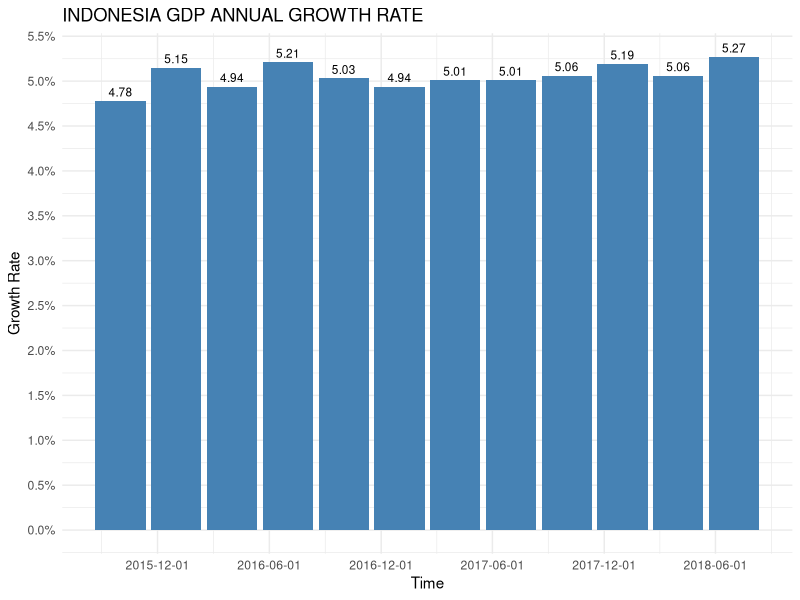

R code for this plot:
## ---- chunk 1
library(ggplot2)
data <- data.frame(time = seq(ISOdate(2015,10,1), ISOdate(2018,7,1), length.out = 12),
                   value = c(4.78,5.15,4.94,5.21,5.03, 4.94, 5.01, 5.01, 5.06, 5.19, 5.06, 5.27)/100)

ggplot(data, aes(time,value,label = value*100)) +
  geom_bar(stat = "identity", fill = "steelblue") + 
  xlab("Time") +
  ylab("Growth Rate") + 
  theme_minimal() +
  scale_y_continuous(breaks = seq(0, 0.06, by = .005),labels = scales::percent) +
  scale_x_datetime(date_breaks = "6 months") +
  geom_text(vjust = -.5, hjust = .5, position = position_dodge(1), size=3) +
  ggtitle("INDONESIA GDP ANNUAL GROWTH RATE") 
  
